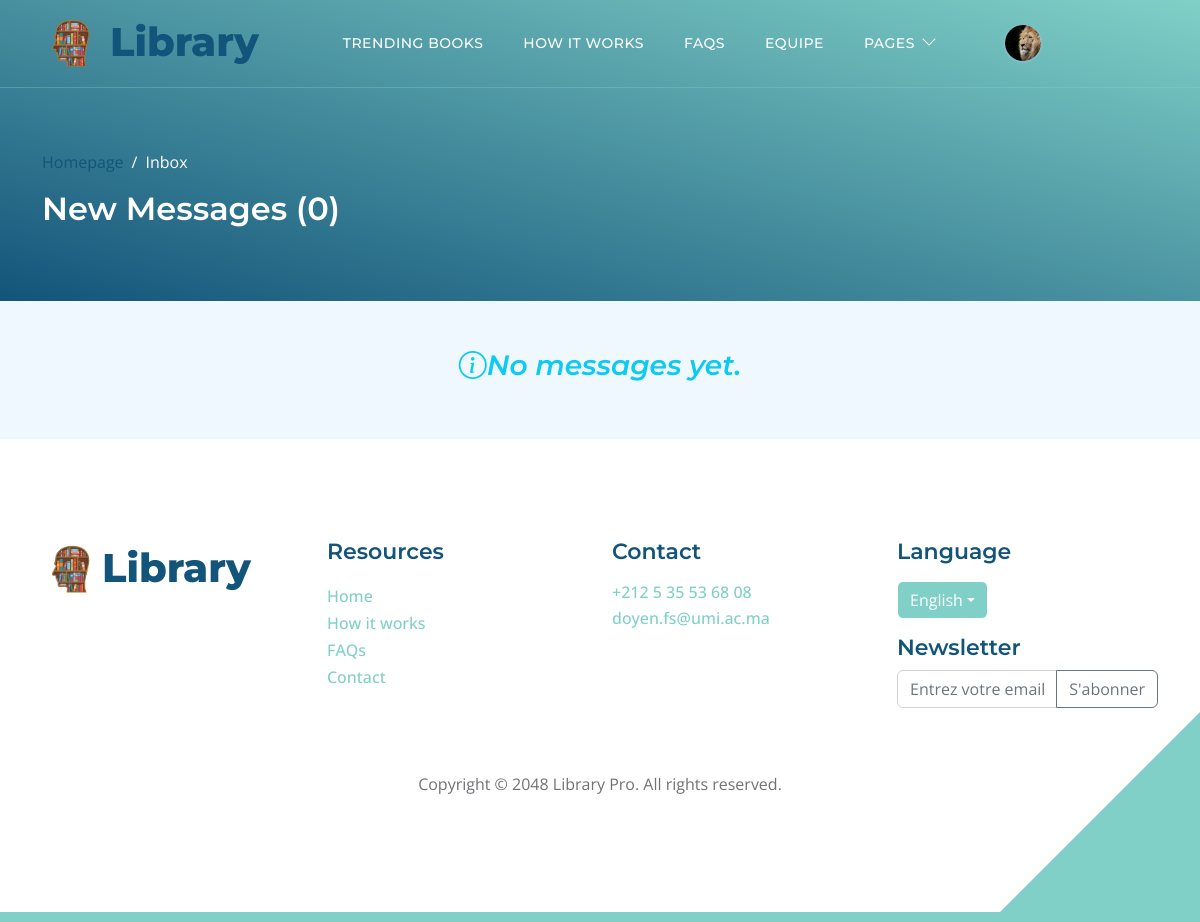
The page /inbox/ (signed in) on the database as committed earlier.
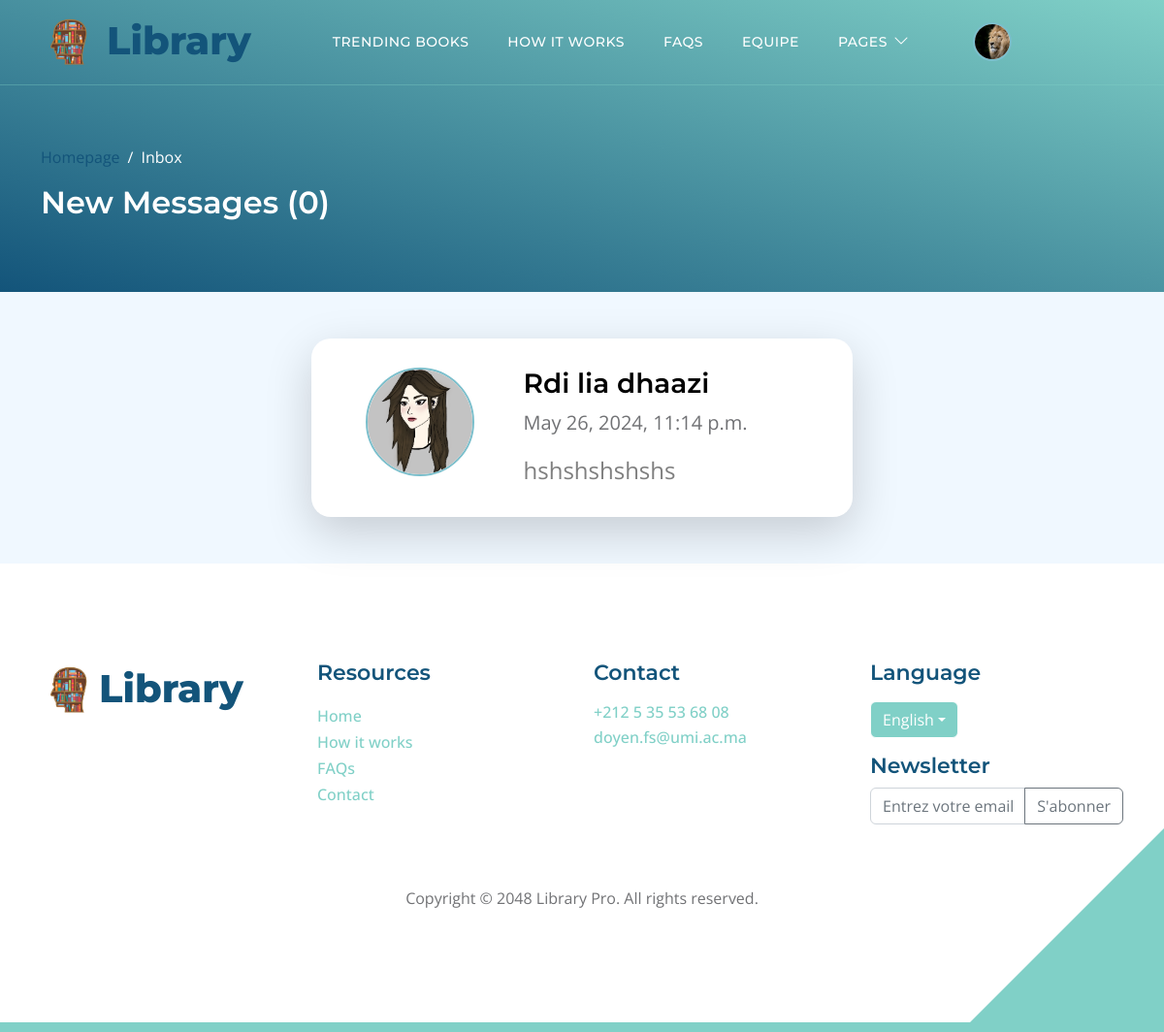
The same page on the database as committed later.
### adherants/models.py (models this page shows, shortened)
class Message(models.Model):
    sender = models.ForeignKey(Profile, on_delete=models.SET_NULL, null=True, blank=True)
    recipient = models.ForeignKey(Profile, on_delete=models.SET_NULL, null=True, blank=True, related_name="messages")
    name = models.CharField(max_length=200, null=True, blank=True)
    email = models.EmailField(max_length=200, null=True, blank=True)
    subject = models.CharField(max_length=200, null=True, blank=True)
    body = models.TextField()
    is_read = models.BooleanField(default=False, null=True)
    created = models.DateTimeField(auto_now_add=True)
    id = models.UUIDField(default=uuid.uuid4, unique=True,
                          primary_key=True, editable=False)
    class Meta:
        ordering = ['is_read', '-created']

class Profile(models.Model):
    user = models.OneToOneField(User, on_delete=models.CASCADE, null=True, blank=True)
    prenom = models.CharField(max_length=255, blank=True, null=True)
    nom = models.CharField(max_length=255, blank=True, null=True)
    email = models.EmailField(max_length=500, blank=True, null=True)
    username = models.CharField(max_length=200, blank=True, null=True)
    CNI = models.CharField(max_length=200, blank=True, null=True)
    profile_image = models.ImageField(null=True, blank=True, upload_to='profiles/', default="profiles/user-default.png")
    departement = models.CharField(max_length=200, blank=True, null=True)
    filiere = models.CharField(max_length=200, blank=True, null=True)
    CNE = models.CharField(max_length=200, blank=True, null=True)
    semestre = models.CharField(max_length=200, blank=True, null=True)
    sexe = models.CharField(max_length=200, blank=True, null=True)
    phonenumber = models.CharField(max_length=200, blank=True, null=True)
    created = models.DateTimeField(auto_now_add=True)
    id = models.UUIDField(default=uuid.uuid4, unique=True,
                          primary_key=True, editable=False)
    @property
    def imageURL(self):
        try:
            url = self.profile_image.url
        except:
            url = ''
        return url

### adherants/views.py (the view)
# urls.py: path('inbox/', login_required(views.inbox), name="inbox"),
def inbox(request):
    profile = request.user.profile
    messageRequests = profile.messages.all()
    unreadCount = messageRequests.filter(is_read=False).count()
    context = {'messageRequests': messageRequests, 'unreadCount': unreadCount}
    return render(request, 'adherants/inbox.html', context)

### adherants/templates/adherants/inbox.html (shortened to what this page needs)
{% extends 'main.html' %}
{% block content %}
<header class="site-header d-flex flex-column justify-content-center align-items-center">
  <div class="container">
      <div class="row align-items-center">
          <div class="col-lg-5 col-12">
              <nav aria-label="breadcrumb">
                  <ol class="breadcrumb">
                      <li class="breadcrumb-item"><a href="{% url 'ouvrages:index'%}">Homepage</a></li>
                      <li class="breadcrumb-item active" aria-current="page">Inbox</li>
                  </ol>
              </nav>
          </div>
          <h3 class="text-white">New Messages (<span>{{unreadCount}}</span>)</h3>
      </div>
  </div>
</header>
<section class="pt-5 pb-5 section-bg">
  <div class="container">
      <div class="d-flex flex-column justify-content-center align-items-center">
        {% for message in messageRequests %}
          <div class="col-lg-6 custom-block custom-block-topics-listing bg-white shadow-lg">
              <div class="row justify-content-lg-evenly align-items-start">
                <div class="col-lg-3 col-12">
                    <div class="w-100 d-flex flex-column justify-content-center align-items-center">
                        <img src="{{ message.sender.imageURL }}" class="avatar avatar--md" alt="profile picture">
                    </div>
                </div>
                <div class="col-lg-7 col-12">
                    <div class="d-flex flex-column col-12 col-lg-12">
                      <a href="{% url 'message' message.id %}">
                      <h4 class="w-100">{{message.subject}}</h4>
                      <p class="w-100">{{message.created}}</p>
                      <div class="text-black-50 fw-normal fs-4 w-100">{{message.body|linebreaksbr}}</div>
                      </a>
                    </div>
                </div>
             </div>
             {% empty %}
              <h4 class="text-info"><i class="bi-info-circle">No messages yet.</i></h4>
              {% endfor %}
          </div>
      </div>
  </div>
</section>
{% endblock content %}

Rows that differ between the two databases and show on the page:
added Message: sender.imageURL (picture), subject "Rdi lia dhaazi", created "May 26, 2024, 11:14 p.m.", body "hshshshshshs"
Other text that changed with them:
text no longer shown: "No messages yet."
